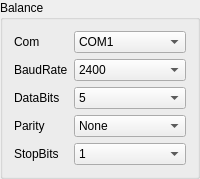
    <widget class="QGroupBox" name="gBoxBalance">
     <property name="title">
      <string>Balance</string>
     </property>
     <layout class="QGridLayout" name="gridLayout">
      <item row="0" column="0">
       <widget class="QLabel" name="label_12">
        <property name="sizePolicy">
         <sizepolicy hsizetype="Fixed" vsizetype="Preferred">
          <horstretch>0</horstretch>
          <verstretch>0</verstretch>
         </sizepolicy>
        </property>
        <property name="text">
         <string>Com</string>
        </property>
       </widget>
      </item>
      <item row="0" column="1">
       <widget class="QComboBox" name="comboBalSerialNum">
        <item>
         <property name="text">
          <string>COM1</string>
         </property>
        </item>
        <item>
         <property name="text">
          <string>COM2</string>
         </property>
        </item>
        <item>
         <property name="text">
          <string>COM3</string>
         </property>
        </item>
        <item>
         <property name="text">
          <string>COM4</string>
         </property>
        </item>
        <item>
         <property name="text">
          <string>COM5</string>
         </property>
        </item>
        <item>
         <property name="text">
          <string>COM6</string>
         </property>
        </item>
        <item>
         <property name="text">
          <string>COM7</string>
         </property>
        </item>
        <item>
         <property name="text">
          <string>COM8</string>
         </property>
        </item>
        <item>
         <property name="text">
          <string>COM9</string>
         </property>
        </item>
        <item>
         <property name="text">
          <string>COM10</string>
         </property>
        </item>
        <item>
         <property name="text">
          <string>COM11</string>
         </property>
        </item>
        <item>
         <property name="text">
          <string>COM12</string>
         </property>
        </item>
        <item>
         <property name="text">
          <string>COM13</string>
         </property>
        </item>
        <item>
         <property name="text">
          <string>COM14</string>
         </property>
        </item>
        <item>
         <property name="text">
          <string>COM15</string>
         </property>
        </item>
        <item>
         <property name="text">
          <string>COM16</string>
         </property>
        </item>
        <item>
         <property name="text">
          <string>COM17</string>
         </property>
        </item>
        <item>
         <property name="text">
          <string>COM18</string>
         </property>
        </item>
        <item>
         <property name="text">
          <string>COM19</string>
         </property>
        </item>
        <item>
         <property name="text">
          <string>COM20</string>
         </property>
        </item>
        <item>
         <property name="text">
          <string>COM21</string>
         </property>
        </item>
        <item>
         <property name="text">
          <string>COM22</string>
         </property>
        </item>
        <item>
         <property name="text">
          <string>COM23</string>
         </property>
        </item>
        <item>
         <property name="text">
          <string>COM24</string>
         </property>
        </item>
        <item>
         <property name="text">
          <string>COM25</string>
         </property>
        </item>
        <item>
         <property name="text">
          <string>COM26</string>
         </property>
        </item>
        <item>
         <property name="text">
          <string>COM27</string>
         </property>
        </item>
        <item>
         <property name="text">
          <string>COM28</string>
         </property>
        </item>
        <item>
         <property name="text">
          <string>COM29</string>
         </property>
        </item>
        <item>
         <property name="text">
          <string>COM30</string>
         </property>
        </item>
       </widget>
      </item>
      <item row="1" column="0">
       <widget class="QLabel" name="label_10">
        <property name="text">
         <string>BaudRate</string>
        </property>
       </widget>
      </item>
      <item row="1" column="1">
       <widget class="QComboBox" name="comboBalBaudRate">
        <item>
         <property name="text">
          <string>2400</string>
         </property>
        </item>
        <item>
         <property name="text">
          <string>4800</string>
         </property>
        </item>
        <item>
         <property name="text">
          <string>9600</string>
         </property>
        </item>
        <item>
         <property name="text">
          <string>14400</string>
         </property>
        </item>
        <item>
         <property name="text">
          <string>19200</string>
         </property>
        </item>
        <item>
         <property name="text">
          <string>38400</string>
         </property>
        </item>
        <item>
         <property name="text">
          <string>56000</string>
         </property>
        </item>
       </widget>
      </item>
      <item row="2" column="0">
       <widget class="QLabel" name="label_8">
        <property name="text">
         <string>DataBits</string>
        </property>
       </widget>
      </item>
      <item row="2" column="1">
       <widget class="QComboBox" name="comboBalBits">
        <item>
         <property name="text">
          <string>5</string>
         </property>
        </item>
        <item>
         <property name="text">
          <string>6</string>
         </property>
        </item>
        <item>
         <property name="text">
          <string>7</string>
         </property>
        </item>
        <item>
         <property name="text">
          <string>8</string>
         </property>
        </item>
       </widget>
      </item>
      <item row="3" column="0">
       <widget class="QLabel" name="label_11">
        <property name="text">
         <string>Parity</string>
        </property>
       </widget>
      </item>
      <item row="3" column="1">
       <widget class="QComboBox" name="comboBalChkBit">
        <item>
         <property name="text">
          <string>None</string>
         </property>
        </item>
        <item>
         <property name="text">
          <string>Odd</string>
         </property>
        </item>
        <item>
         <property name="text">
          <string>Even</string>
         </property>
        </item>
       </widget>
      </item>
      <item row="4" column="0">
       <widget class="QLabel" name="label_9">
        <property name="text">
         <string>StopBits</string>
        </property>
       </widget>
      </item>
      <item row="4" column="1">
       <widget class="QComboBox" name="comboBalEndBit">
        <item>
         <property name="text">
          <string>1</string>
         </property>
        </item>
        <item>
         <property name="text">
          <string>1.5</string>
         </property>
        </item>
        <item>
         <property name="text">
          <string>2</string>
         </property>
        </item>
       </widget>
      </item>
     </layout>
    </widget>
